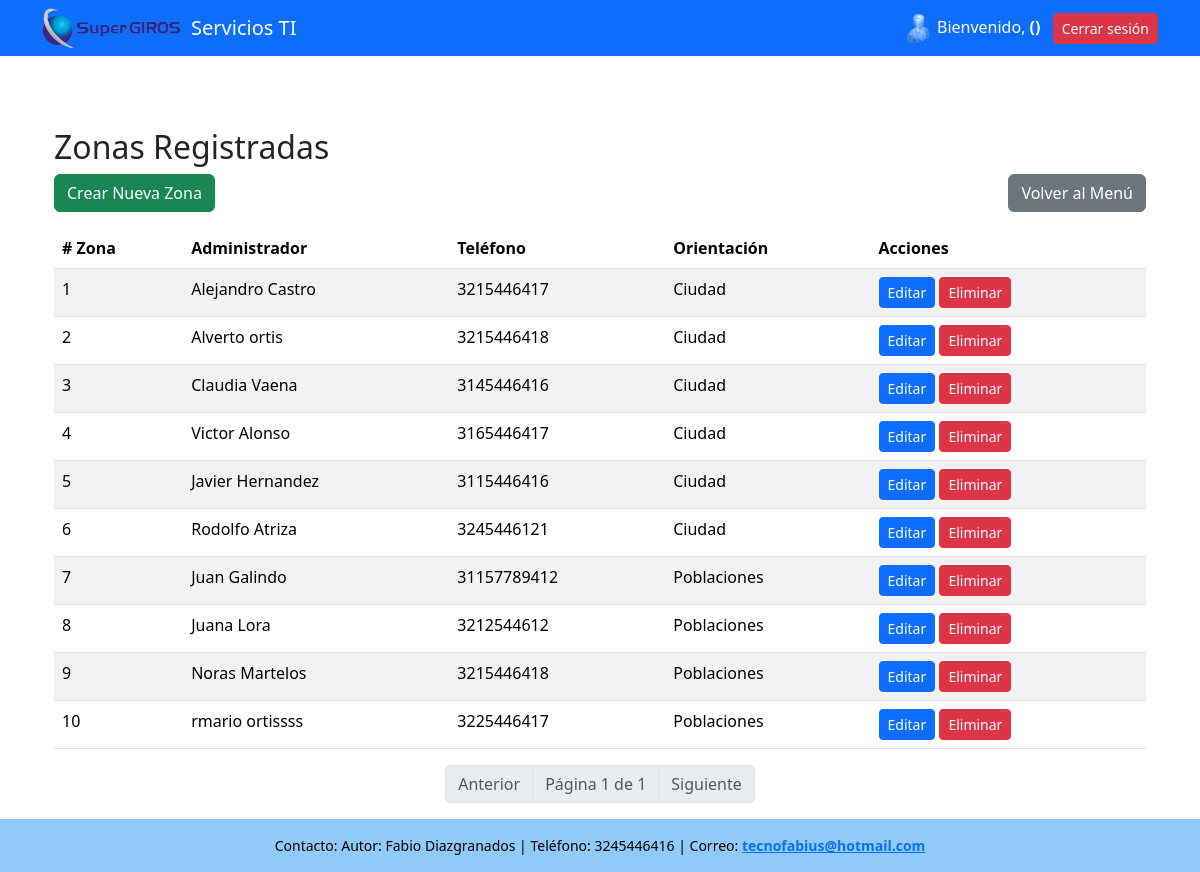
The page /zonas/ (signed in) on the database its author committed.
### servicios_ti/models.py (models this page shows, shortened)
class Zona(models.Model):
    ORIENTACION = [
        ('ciudad', 'Ciudad'),
        ('poblaciones', 'Poblaciones'),
    ]
    numero_zona = models.PositiveIntegerField(unique=True)
    nombre_admin_zona = models.CharField(max_length=255)
    apellido_admin_zona = models.CharField(max_length=255)
    telefono = models.CharField(max_length=15)
    orientacion = models.CharField(max_length=20, choices=ORIENTACION)

### servicios_ti/views.py (the view)
# urls.py: path('zonas/', views.lista_zonas, name='lista_zonas'),
def lista_zonas(request):
    if 'usuario_id' not in request.session:
        return redirect('login')
    zonas_lista = Zona.objects.all().order_by('numero_zona')
    paginator = Paginator(zonas_lista, 10)  # Muestra 10 zonas por página
    page_number = request.GET.get('page')
    page_obj = paginator.get_page(page_number)
    return render(request, 'lista_zonas.html', {'page_obj': page_obj})

### servicios_ti/templates/lista_zonas.html
{% extends "base.html" %}
{% block content %}
<div class="container mt-5">
    <h2>Zonas Registradas</h2>
    <div class="d-flex justify-content-between mb-3">
        <a href="{% url 'crear_zona' %}" class="btn btn-success">Crear Nueva Zona</a>
        <a href="{% url 'menu' %}" class="btn btn-secondary">Volver al Menú</a>
    </div>
    <table class="table table-striped">
        <thead>
            <tr>
                <th># Zona</th>
                <th>Administrador</th>
                <th>Teléfono</th>
                <th>Orientación</th>
                <th>Acciones</th>
            </tr>
        </thead>
        <tbody>
            {% for zona in page_obj %}
            <tr>
                <td>{{ zona.numero_zona }}</td>
                <td>{{ zona.nombre_admin_zona }} {{ zona.apellido_admin_zona }}</td>
                <td>{{ zona.telefono }}</td>
                <td>{{ zona.get_orientacion_display }}</td>
                <td>
                    <a href="{% url 'editar_zona' zona.id %}" class="btn btn-primary btn-sm">Editar</a>
                    <a href="{% url 'eliminar_zona' zona.id %}" class="btn btn-danger btn-sm">Eliminar</a>
                </td>
            </tr>
            {% empty %}
            <tr><td colspan="5">No hay zonas registradas.</td></tr>
            {% endfor %}
        </tbody>
    </table>
    <nav>
        <ul class="pagination justify-content-center">
            {% if page_obj.has_previous %}
                <li class="page-item"><a class="page-link" href="?page={{ page_obj.previous_page_number }}">Anterior</a></li>
            {% else %}
                <li class="page-item disabled"><span class="page-link">Anterior</span></li>
            {% endif %}
            <li class="page-item disabled">
                <span class="page-link">Página {{ page_obj.number }} de {{ page_obj.paginator.num_pages }}</span>
            </li>
            {% if page_obj.has_next %}
                <li class="page-item"><a class="page-link" href="?page={{ page_obj.next_page_number }}">Siguiente</a></li>
            {% else %}
                <li class="page-item disabled"><span class="page-link">Siguiente</span></li>
            {% endif %}
        </ul>
    </nav>
</div>
{% endblock %}

### servicios_ti/templates/base.html (style rules this page uses)
html, body { height: 100%; margin: 0; }

### rows shown on the page
Zona: numero_zona "1", nombre_admin_zona "Alejandro", apellido_admin_zona "Castro", telefono "3215446417", orientacion "Ciudad"
Zona: numero_zona "2", nombre_admin_zona "Alverto", apellido_admin_zona "ortis", telefono "3215446418", orientacion "Ciudad"
Zona: numero_zona "3", nombre_admin_zona "Claudia", apellido_admin_zona "Vaena", telefono "3145446416", orientacion "Ciudad"
Zona: numero_zona "4", nombre_admin_zona "Victor", apellido_admin_zona "Alonso", telefono "3165446417", orientacion "Ciudad"
Zona: numero_zona "5", nombre_admin_zona "Javier", apellido_admin_zona "Hernandez", telefono "3115446416", orientacion "Ciudad"
Zona: numero_zona "6", nombre_admin_zona "Rodolfo", apellido_admin_zona "Atriza", telefono "3245446121", orientacion "Ciudad"
Zona: numero_zona "7", nombre_admin_zona "Juan", apellido_admin_zona "Galindo", telefono "31157789412", orientacion "Poblaciones"
Zona: numero_zona "8", nombre_admin_zona "Juana", apellido_admin_zona "Lora", telefono "3212544612", orientacion "Poblaciones"
Zona: numero_zona "9", nombre_admin_zona "Noras", apellido_admin_zona "Martelos", telefono "3215446418", orientacion "Poblaciones"
Zona: numero_zona "10", nombre_admin_zona "rmario", apellido_admin_zona "ortissss", telefono "3225446417", orientacion "Poblaciones"

### other values the page prints
{{ page_obj.number }} "1"
{{ page_obj.paginator.num_pages }} "1"
